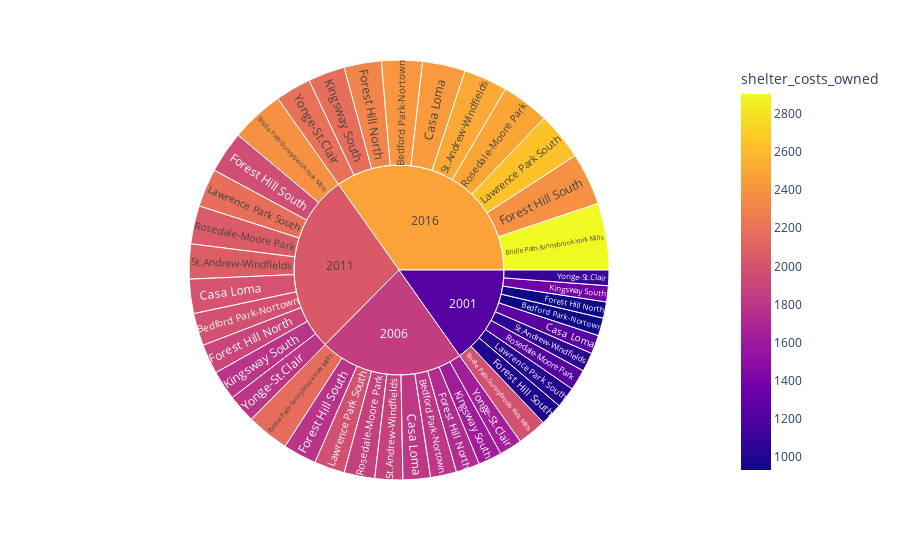

Source (notebook cell):
### Code cell
def sunburst_cost_analysis():
    """Sunburst chart to conduct a costs analysis of most expensive neighbourhoods in Toronto per year."""
    
    # Fetch the data from all expensive neighbourhoods per year.
    expensive_neighbourhoods_yearly_df = to_data.reset_index()
    
    # Selecteing top-10 most expensive neighbourhoods from each year
    expensive_neighbourhoods_yearly= expensive_neighbourhoods_yearly_df.sort_values(
                                                                            ['year', 
                                                                             'average_house_value'
                                                                            ], 
                                                                                ascending=False).groupby('year').head(10)

    sunburst_chart = expensive_neighbourhoods_yearly.sort_values(["year", "average_house_value"])
    # Create the sunburst chart
    sunburst_figure = px.sunburst(sunburst_chart, 
                              path =["year", "neighbourhood"], 
                              values = "average_house_value",
                              hover_data=["shelter_costs_owned","shelter_costs_rented"],
                              color=("shelter_costs_owned")
                              )
    return sunburst_figure
sunburst_cost_analysis()

### Figure 1 — Plotly figure (JSON) as saved in the notebook; plotly's stock layout.template omitted (floating-point values rounded to 4 significant figures; data arrays with more than 128 entries replaced by an {"elided": "..."} marker saying what was removed)
{"data": [{"branchvalues": "total", "customdata": {"elided": "44x3 mixed values"}, "domain": {"x": [0, 1], "y": [0, 1]}, "hovertemplate": "labels=%{label}<br>average_house_value=%{value}<br>parent=%{parent}<br>id=%{id}<br>shelter_costs_owned=%{color}<br>shelter_costs_rented=%{customdata[1]}<extra></extra>", "ids": ["2001/Bedford Park-Nortown", "2006/Bedford Park-Nortown", "2011/Bedford Park-Nortown", "2016/Bedford Park-Nortown", "2001/Bridle Path-Sunnybrook-York Mills", "2006/Bridle Path-Sunnybrook-York Mills", "2011/Bridle Path-Sunnybrook-York Mills", "2016/Bridle Path-Sunnybrook-York Mills", "2001/Casa Loma", "2006/Casa Loma", "2011/Casa Loma", "2016/Casa Loma", "2001/Forest Hill North", "2006/Forest Hill North", "2011/Forest Hill North", "2016/Forest Hill North", "2001/Forest Hill South", "2006/Forest Hill South", "2011/Forest Hill South", "2016/Forest Hill South", "2001/Kingsway South", "2006/Kingsway South", "2011/Kingsway South", "2016/Kingsway South", "2001/Lawrence Park South", "2006/Lawrence Park South", "2011/Lawrence Park South", "2016/Lawrence Park South", "2001/Rosedale-Moore Park", "2006/Rosedale-Moore Park", "2011/Rosedale-Moore Park", "2016/Rosedale-Moore Park", "2001/St.Andrew-Windfields", "2006/St.Andrew-Windfields", "2011/St.Andrew-Windfields", "2016/St.Andrew-Windfields", "2001/Yonge-St.Clair", "2006/Yonge-St.Clair", "2011/Yonge-St.Clair", "2016/Yonge-St.Clair", "2001", "2006", "2011", "2016"], "labels": ["Bedford Park-Nortown", "Bedford Park-Nortown", "Bedford Park-Nortown", "Bedford Park-Nortown", "Bridle Path-Sunnybrook-York Mills", "Bridle Path-Sunnybrook-York Mills", "Bridle Path-Sunnybrook-York Mills", "Bridle Path-Sunnybrook-York Mills", "Casa Loma", "Casa Loma", "Casa Loma", "Casa Loma", "Forest Hill North", "Forest Hill North", "Forest Hill North", "Forest Hill North", "Forest Hill South", "Forest Hill South", "Forest Hill South", "Forest Hill South", "Kingsway South", "Kingsway South", "Kingsway South", "Kingsway South", "Lawrence Park South", "Lawrence Park South", "Lawrence Park South", "Lawrence Park South", "Rosedale-Moore Park", "Rosedale-Moore Park", "Rosedale-Moore Park", "Rosedale-Moore Park", "St.Andrew-Windfields", "St.Andrew-Windfields", "St.Andrew-Windfields", "St.Andrew-Windfields", "Yonge-St.Clair", "Yonge-St.Clair", "Yonge-St.Clair", "Yonge-St.Clair", "2001", "2006", "2011", "2016"], "marker": {"coloraxis": "coloraxis", "colors": [933, 1808, 1988, 2418, 1983, 2170, 2387, 2903, 1241, 1819, 2001, 2434, 940, 1731, 1904, 2316, 1001, 1781, 1959, 2383, 1362, 1625, 1787, 2173, 1021, 1977, 2174, 2644, 1219, 1868, 2054, 2498, 1055, 1881, 2069, 2516, 1091, 1638, 1802, 2192, 1225.0, 1856.0, 2041.0, 2483.0]}, "name": "", "parents": ["2001", "2006", "2011", "2016", "2001", "2006", "2011", "2016", "2001", "2006", "2011", "2016", "2001", "2006", "2011", "2016", "2001", "2006", "2011", "2016", "2001", "2006", "2011", "2016", "2001", "2006", "2011", "2016", "2001", "2006", "2011", "2016", "2001", "2006", "2011", "2016", "2001", "2006", "2011", "2016", "", "", "", ""], "type": "sunburst", "values": [565304, 826963, 1034387, 1295007, 927466, 1356757, 1697067, 2124653, 596077, 871981, 1090696, 1365503, 517466, 756983, 946854, 1185419, 726664, 1063011, 1329642, 1664653, 512334, 749476, 937464, 1173663, 664712, 972384, 1216283, 1522732, 664476, 972039, 1215852, 1522193, 607040, 888017, 1110755, 1390616, 494098, 722799, 904096, 1131888, 6275637, 9180410, 11483096, 14376327]}], "layout": {"autosize": true, "coloraxis": {"colorbar": {"title": {"text": "shelter_costs_owned"}}, "colorscale": [[0, "#0d0887"], [0.1111, "#46039f"], [0.2222, "#7201a8"], [0.3333, "#9c179e"], [0.4444, "#bd3786"], [0.5556, "#d8576b"], [0.6667, "#ed7953"], [0.7778, "#fb9f3a"], [0.8889, "#fdca26"], [1, "#f0f921"]]}, "legend": {"tracegroupgap": 0}, "margin": {"t": 60}}}
